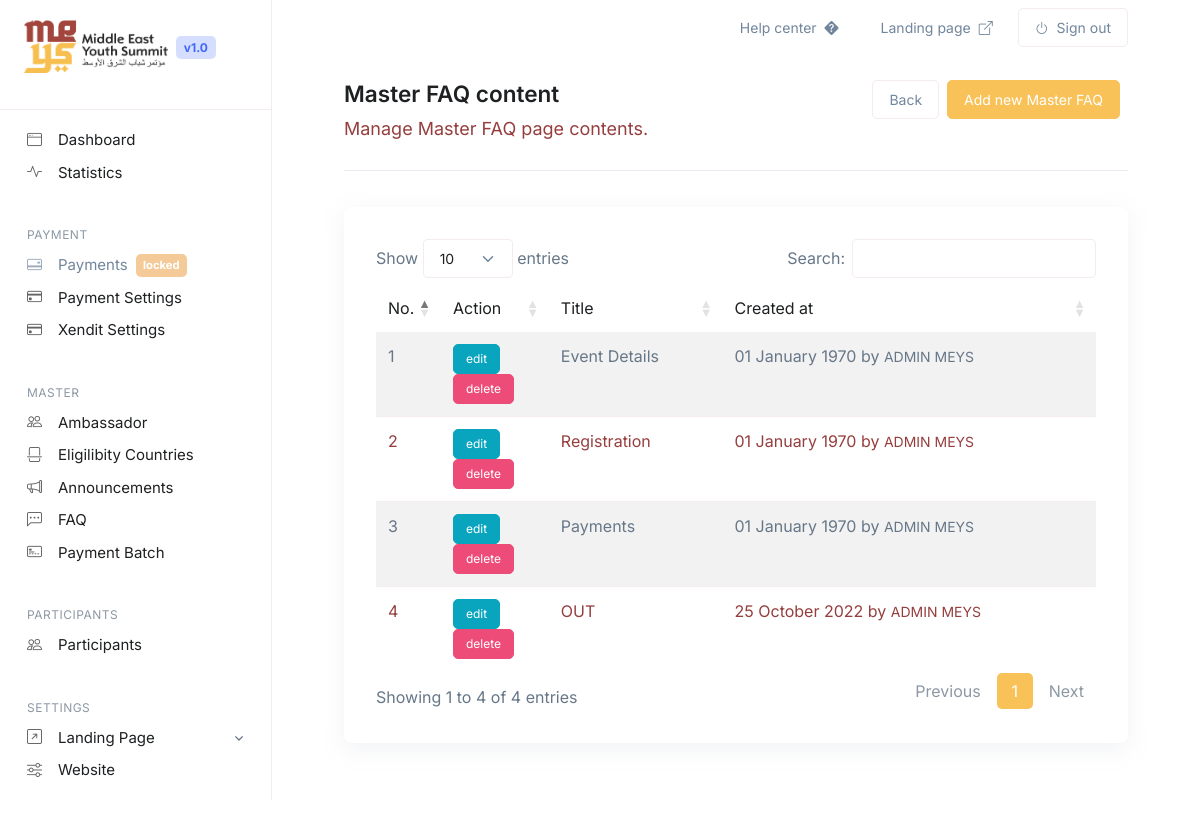
The app's page /index.php/master/masterFaq with its own data.
### tables this page shows
CREATE TABLE `m_faq` (
  `id` int(11) NOT NULL AUTO_INCREMENT,
  `title` varchar(255) NOT NULL,
  `order` int(5) NOT NULL DEFAULT 0,
  `created_at` int(11) NOT NULL DEFAULT 0,
  `created_by` varchar(255) NOT NULL DEFAULT '0',
  `modified_at` int(11) NOT NULL DEFAULT 0,
  `modified_by` varchar(255) NOT NULL DEFAULT '0',
  `is_deleted` tinyint(1) NOT NULL DEFAULT 0,
  PRIMARY KEY (`id`)
);

CREATE TABLE `tb_user` (
  `user_id` varchar(15) DEFAULT NULL,
  `picture` varchar(255) DEFAULT 'assets/images/placeholder.jpg',
  `name` varchar(50) DEFAULT NULL,
  `gender` varchar(15) DEFAULT NULL,
  `phone` varchar(16) DEFAULT NULL,
  `address` text DEFAULT NULL,
  KEY `userForeign` (`user_id`),
  CONSTRAINT `userForeign` FOREIGN KEY (`user_id`) REFERENCES `tb_auth` (`user_id`) ON UPDATE NO ACTION
);

### application/libraries/TemplateBack.php (called while the page is built)
<?php
class TemplateBack
{
    protected $_ci;
    public function __construct()
    {
        $this->_ci = &get_instance();
        $this->_ci->load->database();
    }
    public function getSettingsValue($key)
    {
        $query = $this->_ci->db->get_where('tb_settings', ['key' => $key]);
        return $query->row()->value;
    }
    public function view($content, $data = null)
    {
        $data['web_title'] = $this->getSettingsValue('web_title');
        $data['web_desc'] = $this->getSettingsValue('web_desc');
        $data['web_icon'] = $this->getSettingsValue('web_icon');
        $data['web_logo'] = $this->getSettingsValue('web_logo');
        $data['web_logo_white'] = $this->getSettingsValue('web_logo_white');
        $data['web_alamat'] = $this->getSettingsValue('web_alamat');
        $data['web_telepon'] = $this->getSettingsValue('web_telepon');
        $data['web_email'] = $this->getSettingsValue('web_email');
        $data['web_guidelines'] = $this->getSettingsValue('web_guidelines');
        $data['submission_deadline'] = $this->getSettingsValue('submission_deadline');
        $data['sosmed_ig'] = $this->getSettingsValue('sosmed_ig');
        $data['sosmed_twitter'] = $this->getSettingsValue('sosmed_twitter');
        $data['sosmed_facebook'] = $this->getSettingsValue('sosmed_facebook');
        $data['sosmed_yt'] = $this->getSettingsValue('sosmed_yt');
        $this->_ci->load->view('template/backend/header', $data);
        $this->_ci->load->view('template/alert', $data);
        $this->_ci->load->view('template/backend/navbar', $data);
        $this->_ci->load->view('template/backend/sidebar', $data);
        $this->_ci->load->view($content, $data);
        $this->_ci->load->view('template/backend/footer', $data);
    }
}

### application/controllers/Master.php (called while the page is built, shortened)
<?php
class Master extends CI_Controller
{
    public function masterFaq()
    {
        $data['master_faq'] = $this->M_master->get_masterFaqContent();
        $this->templateback->view('admin/master/master_faq', $data);
    }
}

### index.php (called while the page is built, shortened)
<?php
require_once BASEPATH.'core/CodeIgniter.php';

### application/models/M_master.php (called while the page is built, shortened)
<?php
class M_master extends CI_Model
{
    function get_masterFaqContent()
    {
        $this->db->select('a.*, b.name')
        ->from('m_faq a')
        ->join('tb_user b', 'a.created_by = b.user_id', 'left')
        ->where(['a.is_deleted' => 0])
        ;
        $models = $this->db->get()->result();
        return $models;
    }
}

### application/views/admin/master/master_faq.php (the view, shortened to what this page needs)
<div class="docs-page-header">
	<div class="row align-items-center">
		<div class="col-sm">
			<h1 class="docs-page-header-title">Master FAQ content
				<button type="button" class="btn btn-primary btn-sm float-end me-2" data-bs-toggle="modal"
					data-bs-target="#tambah">Add new Master FAQ</button>
				<a class="btn btn-outline-secondary btn-sm float-end me-2" style="margin-right: 10px;"
					href="<?= site_url('master/faq'); ?>">
					Back
				</a>
			</h1>
			<p class="docs-page-header-text">Manage Master FAQ page contents.</p>
		</div>
	</div>
</div>
<div class="row">
	<div class="col-md-12">
		<div class="card">
			<div class="card-body">
				<table class="table table-hover table-striped w-100 dataTables" id="table">
					<thead>
						<tr>
							<th width="5%">No.</th>
							<th width="15%">Action</th>
							<th>Title</th>
							<th>Created at</th>
						</tr>
					</thead>
					<tbody>
						<?php if(!empty($master_faq)):?>
						<?php $no = 1; foreach($master_faq as $val):?>
						<tr>
							<td><?= $no++;?></td>
							<td>
								<button type="button" class="btn btn-info btn-xs" data-bs-toggle="modal"
									data-bs-target="#edit-<?= $val->id;?>">edit</button>
								<button type="button" class="btn btn-danger btn-xs" data-bs-toggle="modal"
									data-bs-target="#delete-<?= $val->id;?>">delete</button>
							</td>
							<td><?= $val->title;?></td>
							<td><?= date("d F Y", $val->created_at); ?> by <small><?= $val->name;?></small></td>
						</tr>
						<?php endforeach;?>
						<?php endif;?>
					</tbody>
				</table>
			</div>
		</div>
	</div>
</div>

### records on screen
m_faq: title "Event Details", created_at "01 January 1970", tb_user.name "ADMIN MEYS"
m_faq: title "Registration", created_at "01 January 1970", tb_user.name "ADMIN MEYS"
m_faq: title "Payments", created_at "01 January 1970", tb_user.name "ADMIN MEYS"
m_faq: title "OUT", created_at "25 October 2022", tb_user.name "ADMIN MEYS"
